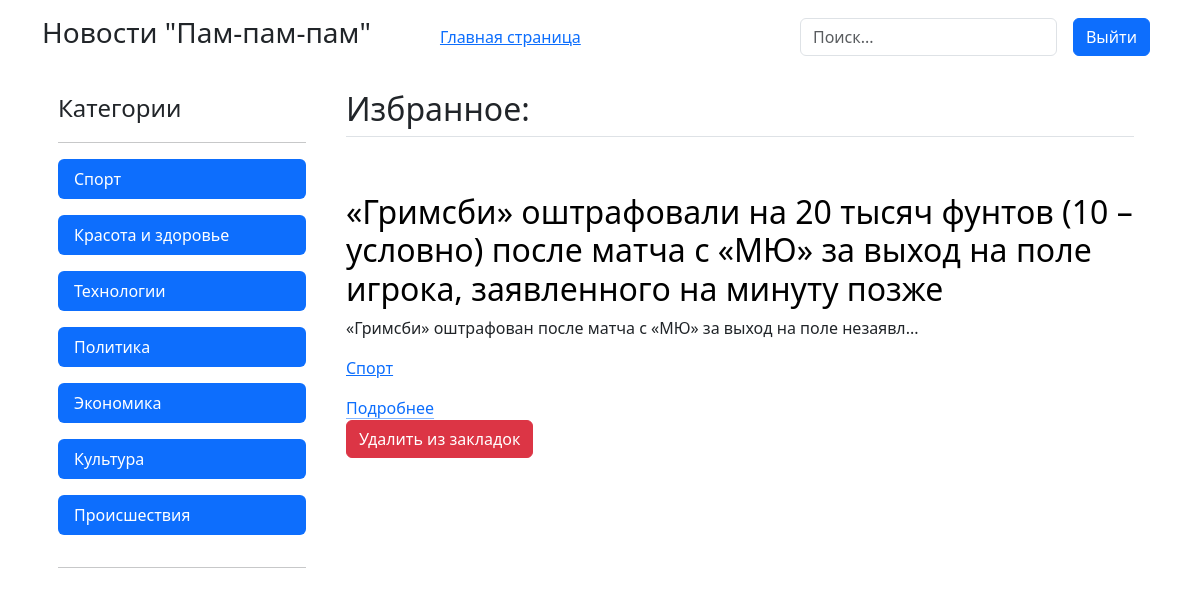
Page /favourite (signed in) on the earlier database version.
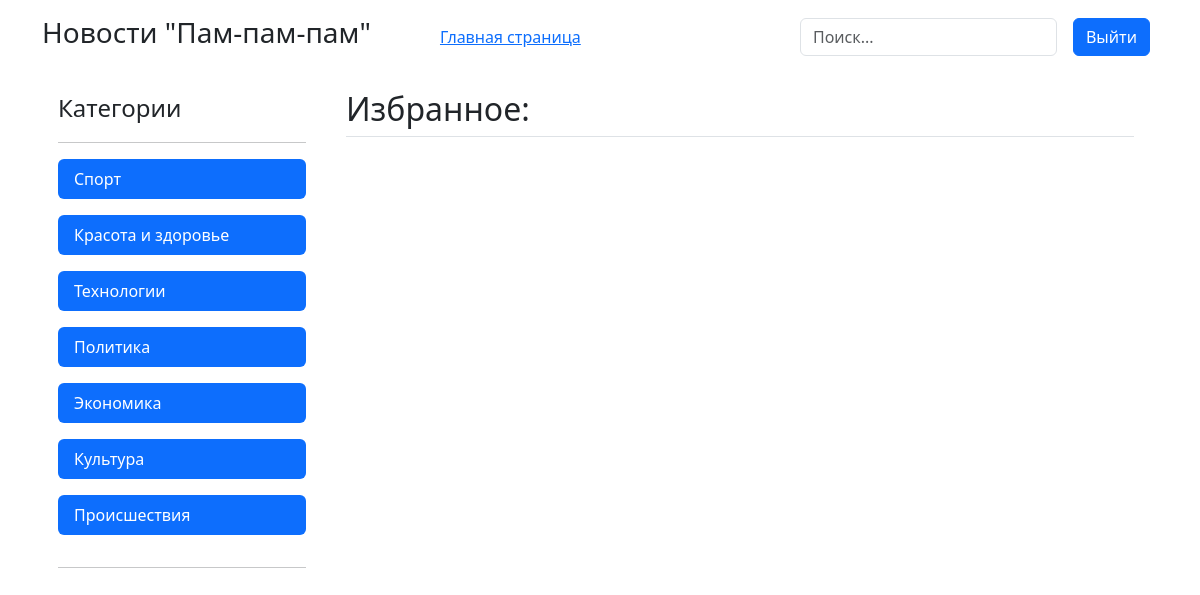
Same page on the later database version.
### index/models.py (models this page shows)
class Category(models.Model):
    category_name = models.CharField(max_length=32)
    added_date = models.DateTimeField(auto_now_add=True)
    def __str__(self):
        return self.category_name
    class Meta:
        verbose_name_plural = 'Категория новостей'

class Favourite(models.Model):
    user_id = models.IntegerField()
    favourite_news = models.ForeignKey(News, on_delete=models.CASCADE)
    have_favourite = models.BooleanField(default=False)
    def __str__(self):
        return str(self.favourite_news)
    class Meta:
        verbose_name_plural = 'Избранное'

class News(models.Model):
    news_header = models.CharField(max_length=128)
    news_text = models.TextField()
    news_category = models.ForeignKey(Category, on_delete=models.CASCADE)
    added_date = models.DateTimeField(auto_now_add=True)
    def __str__(self):
        return self.news_header
    class Meta:
        verbose_name_plural = 'Новость'

### index/views.py (the view)
# urls.py: path('favourite', views.favourite_page)
def favourite_page(request):
    favourite_news = Favourite.objects.filter(user_id=request.user.id,
                                              have_favourite=True)
    categories = Category.objects.all()
    context = {
        'favourite_news': favourite_news,
        'categories': categories,
    }
    return render(request, 'favourite_page.html', context)

### index/templates/favourite_page.html (shortened to what this page needs)
<!DOCTYPE html>
<html lang="ru">
<head>
    <link rel="stylesheet" href="https://cdn.jsdelivr.net/npm/bootstrap@5.3.3/dist/css/bootstrap.min.css">
</head>
<body>
<header class="p-3">
    <div class="container">
        <div class="d-flex flex-wrap align-items-center justify-content-center justify-content-lg-start">
            <h3>Новости "Пам-пам-пам"</h3>
            <a href="/" class="nav col-12 col-lg-3 me-lg-auto mb-2 justify-content-center mb-md-0">Главная страница</a>
            <form action="/search" method="post" class="col-12 col-lg-auto mb-3 mb-lg-0 me-lg-3" role="search">
                <input name="search_product" type="search" class="form-control" placeholder="Поиск..." aria-label="Search">
            </form>
            {% if user.is_authenticated %}
            <div class="text-end">
              <a href="/logout"><button type="button" class="btn btn-primary me-2">Выйти</button></a>
            </div>
            {% else %}
            <div class="text-end">
              <a href="/register"><button type="button" class="btn btn-warning me-2">Регистрация</button></a>
              <a href="{% url 'login' %}"><button type="button" class="btn btn-primary">Войти</button></a>
            </div>
            {% endif %}
        </div>
    </div>
</header>
    <div class="container d-flex 100">
    <div class="d-flex flex-column flex-shrink-0 p-3" style="width: 280px;">
        <span class="fs-4">Категории</span>
        <hr>
        <ul class="nav nav-pills flex-column mb-auto">
            {% for c in categories %}
            <li class="nav-item mb-3">
                <a href="/category/{{ c.id }}" class="nav-link active" aria-current="page">{{ c }}</a>
            </li>
            {% endfor %}
        </ul>
        <hr>
    </div>
    <div class="container px-4 py-3" id="featured-3">
    <h2 class="pb-2 border-bottom">Избранное:</h2>
    {% for n in favourite_news %}
        <div class="row g-4 py-5 row-cols-1 row-cols-lg-1">
            <div class="feature col">
                <h3 class="fs-2 text-body-emphasis">{{ n }}</h3>
                <p>{{ n.favourite_news.news_text|slice:64 }}...</p>
                <p><a href="/category/{{ n.favourite_news.news_category.id }}/">{{ n.favourite_news.news_category}}</a></p>
                <a href="/news/{{ n.favourite_news.id }}" class="icon-link">Подробнее</a>
                <form action="/del-from-favourite/{{ n.favourite_news.id }}" method="post">
                    <button type="submit" class="btn btn-danger mb-2">Удалить из закладок</button>
                </form>
            </div>
        </div>
        {% endfor %}
    </div>
</body>
</html>

Differences in the rows shown:
removed Favourite: favourite_news.news_header "«Гримсби» оштрафовали на 20 тысяч фунтов (10 – условно) после матча с «МЮ» за выход на поле игрока, заявленного на минуту позже", favourite_news.news_text "«Гримсби» оштрафован после матча с «МЮ» за выход на поле незаявл", favourite_news.news_category "Спорт"
